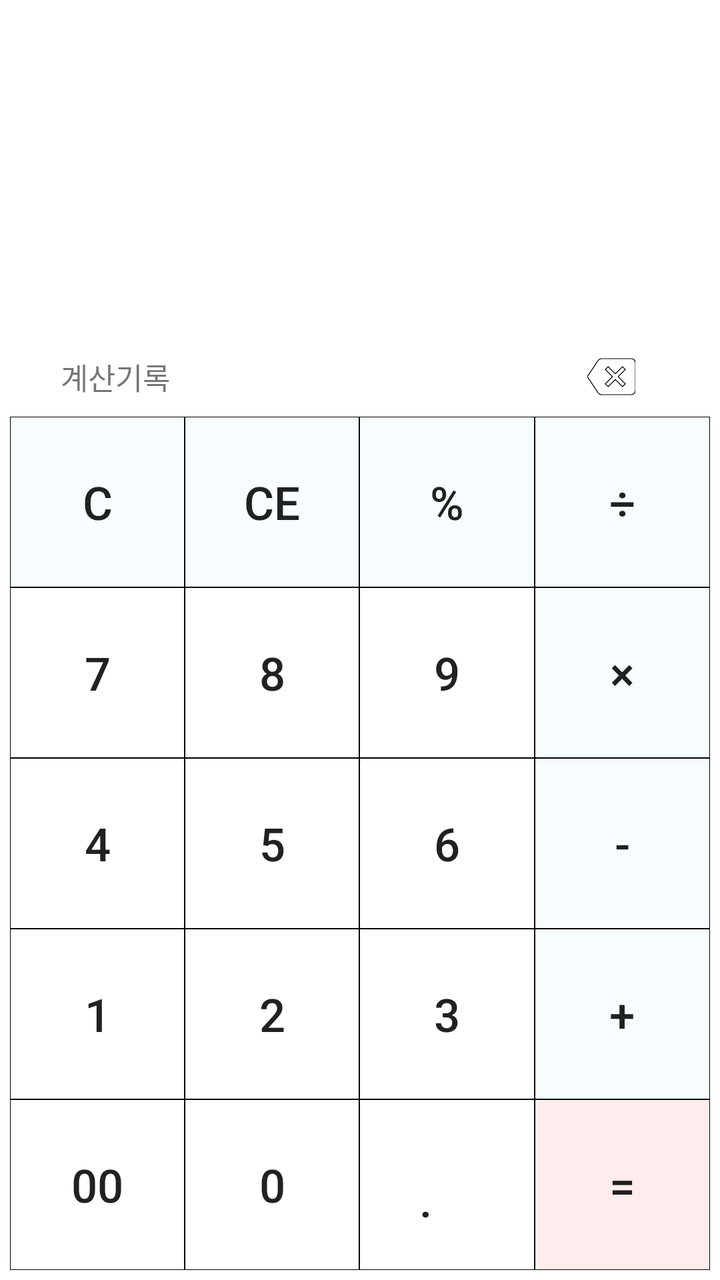
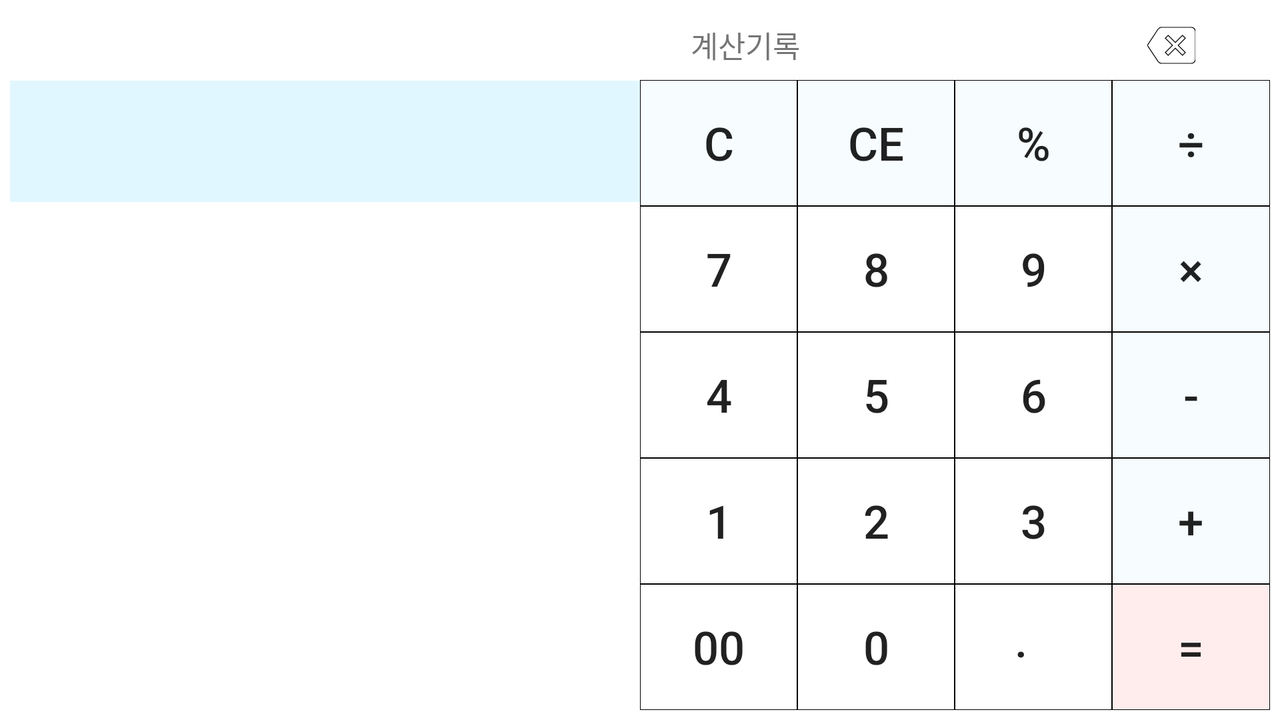

One screen, two layout resources from the same app: the default and the author's alternative for another configuration. Each is rendered where Android would select it; the XML of both is given below.
<!-- AndroidManifest.xml: application theme AppTheme -->
<!-- res/layout/activity_main.xml -->
<?xml version="1.0" encoding="utf-8"?>

<LinearLayout xmlns:android="http://schemas.android.com/apk/res/android"
    xmlns:app="http://schemas.android.com/apk/res-auto"
    xmlns:tools="http://schemas.android.com/tools"
    android:layout_width="match_parent"
    android:layout_height="match_parent"
    android:background="#fff"
    android:orientation="vertical"
    android:padding="5dp"
    tools:context=".MainActivity">

    <ScrollView
        android:layout_width="match_parent"
        android:layout_height="0dp"
        android:layout_weight="1">

        <TextView
            android:id="@+id/expression_text"
            android:layout_width="match_parent"
            android:layout_height="match_parent"
            android:textSize="28dp" />
    </ScrollView>

    <EditText
        android:id="@+id/input_edit"
        android:layout_width="match_parent"
        android:layout_height="0dp"
        android:layout_weight="1.3"
        android:gravity="end|bottom"
        android:singleLine="true"
        android:textSize="60dp"
        android:background="#fff"/>

    <RelativeLayout
        android:id="@+id/tab"
        android:layout_width="match_parent"
        android:layout_height="wrap_content"
        android:orientation="horizontal">

        <LinearLayout
            android:orientation="vertical"
            android:id="@+id/resultList_btn"
            android:layout_width="wrap_content"
            android:layout_height="40dp"
            android:layout_alignParentLeft="true"
            android:layout_marginLeft="18dp"
            android:background="@drawable/top_button_style">
            <TextView
                android:layout_width="match_parent"
                android:layout_height="match_parent"
                android:gravity="center"
                android:text="  계산기록  "
                android:textSize="15dp"/>
        </LinearLayout>

        <ImageButton
            android:layout_width="89dp"
            android:layout_height="40dp"
            android:layout_alignParentRight="true"
            android:layout_marginRight="5dp"
            android:onClick="backspace_btn"
            android:src="@drawable/ic_backspace_black_24dp"
            android:background="@drawable/top_button_style"/>

    </RelativeLayout>

    <FrameLayout
        android:layout_width="match_parent"
        android:layout_height="0dp"
        android:layout_weight="6">

        <LinearLayout
            android:id="@+id/rootframelayout"
            android:layout_width="match_parent"
            android:layout_height="match_parent"
            android:orientation="vertical">

            <LinearLayout
                android:layout_width="match_parent"
                android:layout_height="0dp"
                android:layout_weight="1"
                android:orientation="horizontal">

                <Button
                    android:layout_width="0dp"
                    android:layout_height="match_parent"
                    android:layout_weight="1"
                    android:onClick="clear_btn"
                    android:text="C"
                    android:textSize="23dp"
                    android:background="@drawable/not_number_button_style"/>

                <Button
                    android:layout_width="0dp"
                    android:layout_height="match_parent"
                    android:layout_weight="1"
                    android:onClick="ce_btn"
                    android:text="CE"
                    android:textSize="23dp"
                    android:background="@drawable/not_number_button_style" />

                <Button
                    android:layout_width="0dp"
                    android:layout_height="match_parent"
                    android:layout_weight="1"
                    android:onClick="persent_btn"
                    android:text="%"
                    android:textSize="23dp"
                    android:background="@drawable/not_number_button_style" />

                <Button
                    android:id="@+id/math01_btn"
                    android:layout_width="0dp"
                    android:layout_height="match_parent"
                    android:layout_weight="1"
                    android:onClick="onClickDiv"
                    android:text="÷"
                    android:textSize="23dp"
                    android:background="@drawable/not_number_button_style" />
            </LinearLayout>

            <LinearLayout
                android:layout_width="match_parent"
                android:layout_height="0dp"
                android:layout_weight="1"
                android:orientation="horizontal">

                <Button
                    android:id="@+id/btn07"
                    android:layout_width="0dp"
                    android:layout_height="match_parent"
                    android:layout_weight="1"
                    android:background="@drawable/number_button_style"
                    android:text="7"
                    android:textSize="23dp" />

                <Button
                    android:id="@+id/btn08"
                    android:layout_width="0dp"
                    android:layout_height="match_parent"
                    android:layout_weight="1"
                    android:background="@drawable/number_button_style"
                    android:text="8"
                    android:textSize="23dp" />

                <Button
                    android:id="@+id/btn09"
                    android:layout_width="0dp"
                    android:layout_height="match_parent"
                    android:layout_weight="1"
                    android:background="@drawable/number_button_style"
                    android:text="9"
                    android:textSize="23dp" />

                <Button
                    android:id="@+id/math02_btn"
                    android:layout_width="0dp"
                    android:layout_height="match_parent"
                    android:layout_weight="1"
                    android:onClick="onClickMul"
                    android:text="×"
                    android:textSize="23dp"
                    android:background="@drawable/not_number_button_style" />
            </LinearLayout>

            <LinearLayout
                android:layout_width="match_parent"
                android:layout_height="0dp"
                android:layout_weight="1"
                android:orientation="horizontal">

                <Button
                    android:id="@+id/btn04"
                    android:layout_width="0dp"
                    android:layout_height="match_parent"
                    android:layout_weight="1"
                    android:background="@drawable/number_button_style"
                    android:text="4"
                    android:textSize="23dp" />

                <Button
                    android:id="@+id/btn05"
                    android:layout_width="0dp"
                    android:layout_height="match_parent"
                    android:layout_weight="1"
                    android:background="@drawable/number_button_style"
                    android:text="5"
                    android:textSize="23dp" />

                <Button
                    android:id="@+id/btn06"
                    android:layout_width="0dp"
                    android:layout_height="match_parent"
                    android:layout_weight="1"
                    android:background="@drawable/number_button_style"
                    android:text="6"
                    android:textSize="23dp" />

                <Button
                    android:id="@+id/math03_btn"
                    android:layout_width="0dp"
                    android:layout_height="match_parent"
                    android:layout_weight="1"
                    android:onClick="onClickSub"
                    android:text="-"
                    android:textSize="23dp"
                    android:background="@drawable/not_number_button_style"/>
            </LinearLayout>

            <LinearLayout
                android:layout_width="match_parent"
                android:layout_height="0dp"
                android:layout_weight="1"
                android:orientation="horizontal">

                <Button
                    android:id="@+id/btn01"
                    android:layout_width="0dp"
                    android:layout_height="match_parent"
                    android:layout_weight="1"
                    android:background="@drawable/number_button_style"
                    android:text="1"
                    android:textSize="23dp" />

                <Button
                    android:id="@+id/btn02"
                    android:layout_width="0dp"
                    android:layout_height="match_parent"
                    android:layout_weight="1"
                    android:background="@drawable/number_button_style"
                    android:text="2"
                    android:textSize="23dp" />

                <Button
                    android:id="@+id/btn03"
                    android:layout_width="0dp"
                    android:layout_height="match_parent"
                    android:layout_weight="1"
                    android:background="@drawable/number_button_style"
                    android:text="3"
                    android:textSize="23dp" />

                <Button
                    android:id="@+id/math04_btn"
                    android:layout_width="0dp"
                    android:layout_height="match_parent"
                    android:layout_weight="1"
                    android:onClick="onClickSum"
                    android:text="+"
                    android:textSize="23dp"
                    android:background="@drawable/not_number_button_style" />
            </LinearLayout>

            <LinearLayout
                android:layout_width="match_parent"
                android:layout_height="0dp"
                android:layout_weight="1"
                android:orientation="horizontal">

                <Button
                    android:id="@+id/btn10"
                    android:layout_width="0dp"
                    android:layout_height="match_parent"
                    android:layout_weight="1"
                    android:background="@drawable/number_button_style"
                    android:text="00"
                    android:textSize="23dp" />

                <Button
                    android:id="@+id/btn00"
                    android:layout_width="0dp"
                    android:layout_height="match_parent"
                    android:layout_weight="1"
                    android:background="@drawable/number_button_style"
                    android:text="0"
                    android:textSize="23dp" />

                <Button
                    android:id="@+id/btn11"
                    android:layout_width="0dp"
                    android:layout_height="match_parent"
                    android:layout_weight="1"
                    android:background="@drawable/number_button_style"
                    android:gravity="left|bottom"
                    android:paddingBottom="20dp"
                    android:paddingLeft="30dp"
                    android:text="."
                    android:textSize="23dp" />

                <Button
                    android:layout_width="0dp"
                    android:layout_height="match_parent"
                    android:layout_weight="1"
                    android:onClick="result_btn"
                    android:text="="
                    android:textSize="23dp"
                    android:background="@drawable/result_button_style" />
            </LinearLayout>

        </LinearLayout>

        <FrameLayout
            android:id="@+id/container_result"
            android:layout_width="match_parent"
            android:layout_height="match_parent">

        </FrameLayout>

    </FrameLayout>


</LinearLayout>
<!-- resources referenced by this layout -->
<resources>
  <!-- drawable ic_backspace_black_24dp (drawable) -->
  <vector xmlns:android="http://schemas.android.com/apk/res/android"
          android:width="24dp"
          android:height="24dp"
          android:viewportWidth="24.0"
          android:viewportHeight="24.0">
      <path
          android:fillColor="#FFF"
          android:strokeColor="#000"
          android:strokeWidth="0.4"
          android:pathData="M22,3L7,3c-0.69,0 -1.23,0.35 -1.59,0.88L0,12l5.41,8.11c0.36,0.53 0.9,0.89 1.59,0.89h15c1.1,0 2,-0.9 2,-2L24,5c0,-1.1 -0.9,-2 -2,-2zM19,15.59L17.59,17 14,13.41 10.41,17 9,15.59 12.59,12 9,8.41 10.41,7 14,10.59 17.59,7 19,8.41 15.41,12 19,15.59z"/>
  </vector>
  <!-- drawable not_number_button_style (drawable) -->
  <?xml version="1.0" encoding="utf-8"?>
  
  <ripple xmlns:android="http://schemas.android.com/apk/res/android"
      xmlns:tools="http://schemas.android.com/tools"
      android:color="#d5f4ff"
      tools:targetApi="lollipop"> 
      <item android:id="@android:id/background">
          <shape android:shape="rectangle">
  
              <solid android:color="#f7fdff" /> 
              <stroke
                  android:width="0.1dp"
                  android:color="@android:color/black" />
          </shape>
      </item>
  </ripple>
  <!-- drawable number_button_style (drawable) -->
  <?xml version="1.0" encoding="utf-8"?>
  
  <ripple xmlns:android="http://schemas.android.com/apk/res/android"
      xmlns:tools="http://schemas.android.com/tools"
      android:color="#ffdad9"
      tools:targetApi="lollipop"> 
  
      <item android:id="@android:id/background">
  
          <shape android:shape="rectangle">
              <solid android:color="#fff" /> 
              <stroke
                  android:width="0.1dp"
                  android:color="@android:color/black" />
          </shape>
  
      </item>
  </ripple>
  <!-- drawable result_button_style (drawable) -->
  <?xml version="1.0" encoding="utf-8"?>
  
  <ripple xmlns:android="http://schemas.android.com/apk/res/android"
      xmlns:tools="http://schemas.android.com/tools"
      android:color="#ffd5d4"
      tools:targetApi="lollipop"> 
      <item android:id="@android:id/background">
          <shape android:shape="rectangle">
  
              <solid android:color="#ffeded" /> 
              <stroke
                  android:width="0.1dp"
                  android:color="@android:color/black" />
          </shape>
      </item>
  </ripple>
  <!-- drawable top_button_style (drawable) -->
  <?xml version="1.0" encoding="utf-8"?>
  
  <ripple xmlns:android="http://schemas.android.com/apk/res/android"
      xmlns:tools="http://schemas.android.com/tools"
      android:color="#ffd5d4"
      tools:targetApi="lollipop"> 
  
      <item android:id="@android:id/background">
  
          <shape android:shape="rectangle">
              <solid android:color="#fff" /> 
          </shape>
  
      </item>
  </ripple>
  <style name="AppTheme" parent="Theme.AppCompat.Light.NoActionBar">
          
          <item name="colorPrimary">@color/colorPrimary</item>
          <item name="colorPrimaryDark">@color/colorPrimaryDark</item>
          <item name="colorAccent">#000</item>
      </style>
</resources>
<!-- res/layout-land/activity_main.xml (the author's variant of the layout above) -->
<!-- drawn on the phone turned sideways -->
<?xml version="1.0" encoding="utf-8"?>

<LinearLayout xmlns:android="http://schemas.android.com/apk/res/android"
    xmlns:app="http://schemas.android.com/apk/res-auto"
    xmlns:tools="http://schemas.android.com/tools"
    android:layout_width="match_parent"
    android:layout_height="match_parent"
    android:background="#fff"
    android:orientation="horizontal"
    android:padding="5dp"
    tools:context=".MainActivity">

    <LinearLayout
        android:layout_width="0dp"
        android:layout_height="match_parent"
        android:orientation="vertical"
        android:layout_weight="1">

        <ScrollView
            android:layout_width="match_parent"
            android:layout_height="0dp"
            android:layout_weight="0.7"
            android:background="#fff">

            <TextView
                android:id="@+id/expression_text"
                android:layout_width="match_parent"
                android:layout_height="match_parent"
                android:textSize="20dp" />
        </ScrollView>

        <EditText
            android:id="@+id/input_edit"
            android:layout_width="match_parent"
            android:layout_height="0dp"
            android:layout_weight="1.2"
            android:background="#e1f7ff"
            android:gravity="end|bottom"
            android:singleLine="true"
            android:textSize="55dp" />

        <FrameLayout
            android:id="@+id/container_result"
            android:layout_width="match_parent"
            android:layout_height="0dp"
            android:layout_weight="5">

        </FrameLayout>

    </LinearLayout>


    <LinearLayout
        android:layout_width="0dp"
        android:layout_height="match_parent"
        android:layout_weight="1"
        android:orientation="vertical">

        <RelativeLayout
            android:id="@+id/tab"
            android:layout_width="wrap_content"
            android:layout_height="0dp"
            android:layout_weight="1"
            android:orientation="horizontal">

            <LinearLayout
                android:orientation="vertical"
                android:id="@+id/resultList_btn"
                android:layout_width="wrap_content"
                android:layout_height="40dp"
                android:layout_alignParentLeft="true"
                android:layout_marginLeft="18dp"
                android:background="@drawable/top_button_style">
                <TextView
                    android:layout_width="match_parent"
                    android:layout_height="match_parent"
                    android:gravity="center"
                    android:text="  계산기록  "
                    android:textSize="15dp"/>
            </LinearLayout>

            <ImageButton
                android:layout_width="89dp"
                android:layout_height="40dp"
                android:layout_alignParentRight="true"
                android:layout_marginRight="5dp"
                android:background="@drawable/top_button_style"
                android:onClick="backspace_btn"
                android:src="@drawable/ic_backspace_black_24dp" />

        </RelativeLayout>

    <FrameLayout
        android:layout_width="match_parent"
        android:layout_height="0dp"
        android:layout_weight="9">

        <LinearLayout
            android:id="@+id/rootframelayout"
            android:layout_width="match_parent"
            android:layout_height="match_parent"
            android:orientation="vertical">

            <LinearLayout
                android:layout_width="match_parent"
                android:layout_height="0dp"
                android:layout_weight="1"
                android:orientation="horizontal">

                <Button
                    android:layout_width="0dp"
                    android:layout_height="match_parent"
                    android:layout_weight="1"
                    android:background="@drawable/not_number_button_style"
                    android:onClick="clear_btn"
                    android:text="C"
                    android:textSize="23dp" />

                <Button
                    android:layout_width="0dp"
                    android:layout_height="match_parent"
                    android:layout_weight="1"
                    android:background="@drawable/not_number_button_style"
                    android:onClick="ce_btn"
                    android:text="CE"
                    android:textSize="23dp" />

                <Button
                    android:layout_width="0dp"
                    android:layout_height="match_parent"
                    android:layout_weight="1"
                    android:background="@drawable/not_number_button_style"
                    android:onClick="persent_btn"
                    android:text="%"
                    android:textSize="23dp" />

                <Button
                    android:id="@+id/math01_btn"
                    android:layout_width="0dp"
                    android:layout_height="match_parent"
                    android:layout_weight="1"
                    android:background="@drawable/not_number_button_style"
                    android:onClick="onClickDiv"
                    android:text="÷"
                    android:textSize="23dp" />
            </LinearLayout>

            <LinearLayout
                android:layout_width="match_parent"
                android:layout_height="0dp"
                android:layout_weight="1"
                android:orientation="horizontal">

                <Button
                    android:id="@+id/btn07"
                    android:layout_width="0dp"
                    android:layout_height="match_parent"
                    android:layout_weight="1"
                    android:background="@drawable/number_button_style"
                    android:text="7"
                    android:textSize="23dp" />

                <Button
                    android:id="@+id/btn08"
                    android:layout_width="0dp"
                    android:layout_height="match_parent"
                    android:layout_weight="1"
                    android:background="@drawable/number_button_style"
                    android:text="8"
                    android:textSize="23dp" />

                <Button
                    android:id="@+id/btn09"
                    android:layout_width="0dp"
                    android:layout_height="match_parent"
                    android:layout_weight="1"
                    android:background="@drawable/number_button_style"
                    android:text="9"
                    android:textSize="23dp" />

                <Button
                    android:id="@+id/math02_btn"
                    android:layout_width="0dp"
                    android:layout_height="match_parent"
                    android:layout_weight="1"
                    android:background="@drawable/not_number_button_style"
                    android:onClick="onClickMul"
                    android:text="×"
                    android:textSize="23dp" />
            </LinearLayout>

            <LinearLayout
                android:layout_width="match_parent"
                android:layout_height="0dp"
                android:layout_weight="1"
                android:orientation="horizontal">

                <Button
                    android:id="@+id/btn04"
                    android:layout_width="0dp"
                    android:layout_height="match_parent"
                    android:layout_weight="1"
                    android:background="@drawable/number_button_style"
                    android:text="4"
                    android:textSize="23dp" />

                <Button
                    android:id="@+id/btn05"
                    android:layout_width="0dp"
                    android:layout_height="match_parent"
                    android:layout_weight="1"
                    android:background="@drawable/number_button_style"
                    android:text="5"
                    android:textSize="23dp" />

                <Button
                    android:id="@+id/btn06"
                    android:layout_width="0dp"
                    android:layout_height="match_parent"
                    android:layout_weight="1"
                    android:background="@drawable/number_button_style"
                    android:text="6"
                    android:textSize="23dp" />

                <Button
                    android:id="@+id/math03_btn"
                    android:layout_width="0dp"
                    android:layout_height="match_parent"
                    android:layout_weight="1"
                    android:background="@drawable/not_number_button_style"
                    android:onClick="onClickSub"
                    android:text="-"
                    android:textSize="23dp" />
            </LinearLayout>

            <LinearLayout
                android:layout_width="match_parent"
                android:layout_height="0dp"
                android:layout_weight="1"
                android:orientation="horizontal">

                <Button
                    android:id="@+id/btn01"
                    android:layout_width="0dp"
                    android:layout_height="match_parent"
                    android:layout_weight="1"
                    android:background="@drawable/number_button_style"
                    android:text="1"
                    android:textSize="23dp" />

                <Button
                    android:id="@+id/btn02"
                    android:layout_width="0dp"
                    android:layout_height="match_parent"
                    android:layout_weight="1"
                    android:background="@drawable/number_button_style"
                    android:text="2"
                    android:textSize="23dp" />

                <Button
                    android:id="@+id/btn03"
                    android:layout_width="0dp"
                    android:layout_height="match_parent"
                    android:layout_weight="1"
                    android:background="@drawable/number_button_style"
                    android:text="3"
                    android:textSize="23dp" />

                <Button
                    android:id="@+id/math04_btn"
                    android:layout_width="0dp"
                    android:layout_height="match_parent"
                    android:layout_weight="1"
                    android:background="@drawable/not_number_button_style"
                    android:onClick="onClickSum"
                    android:text="+"
                    android:textSize="23dp" />
            </LinearLayout>

            <LinearLayout
                android:layout_width="match_parent"
                android:layout_height="0dp"
                android:layout_weight="1"
                android:orientation="horizontal">

                <Button
                    android:id="@+id/btn10"
                    android:layout_width="0dp"
                    android:layout_height="match_parent"
                    android:layout_weight="1"
                    android:background="@drawable/number_button_style"
                    android:text="00"
                    android:textSize="23dp" />

                <Button
                    android:id="@+id/btn00"
                    android:layout_width="0dp"
                    android:layout_height="match_parent"
                    android:layout_weight="1"
                    android:background="@drawable/number_button_style"
                    android:text="0"
                    android:textSize="23dp" />

                <Button
                    android:id="@+id/btn11"
                    android:layout_width="0dp"
                    android:layout_height="match_parent"
                    android:layout_weight="1"
                    android:background="@drawable/number_button_style"
                    android:gravity="left|bottom"
                    android:paddingBottom="20dp"
                    android:paddingLeft="30dp"
                    android:text="."
                    android:textSize="23dp" />

                <Button
                    android:layout_width="0dp"
                    android:layout_height="match_parent"
                    android:layout_weight="1"
                    android:background="@drawable/result_button_style"
                    android:onClick="result_btn"
                    android:text="="
                    android:textSize="23dp" />
            </LinearLayout>

        </LinearLayout>


    </FrameLayout>

    </LinearLayout>




</LinearLayout>
